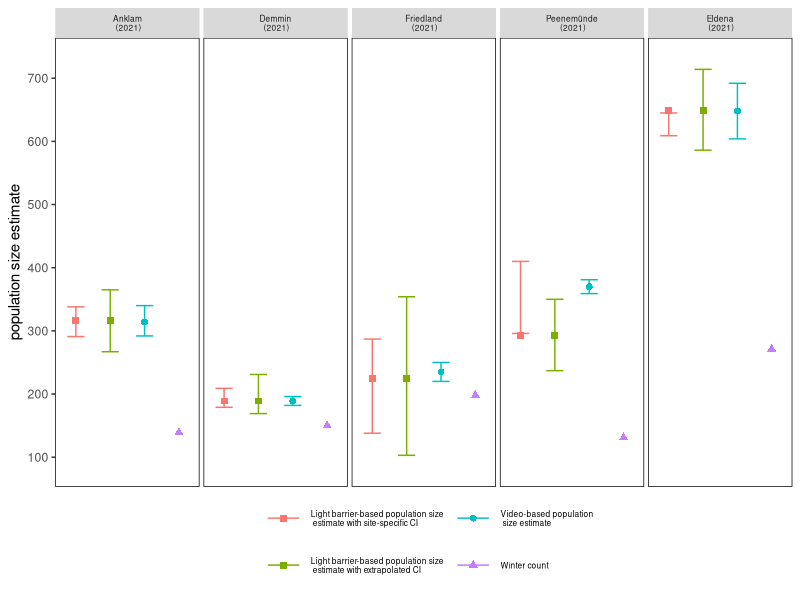
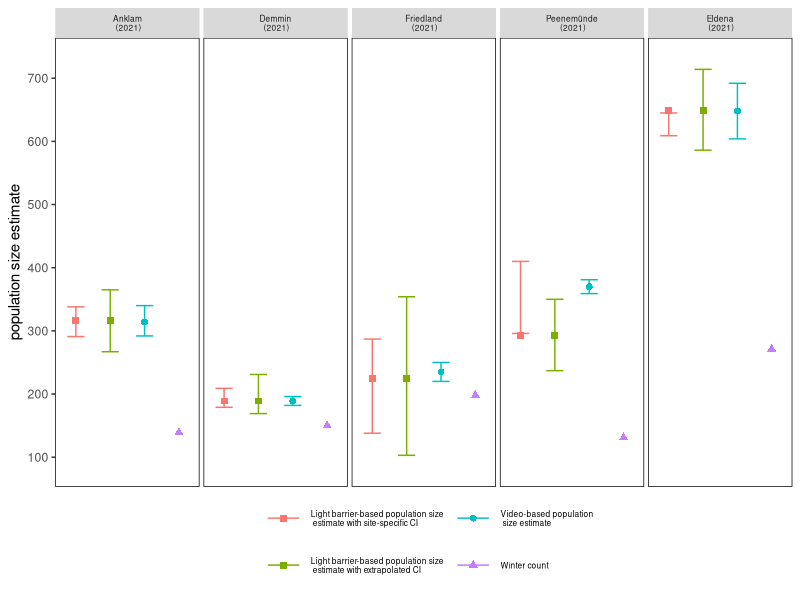

R code for these plots, in order:
## ---- chunk 1
knitr::opts_chunk$set(echo = TRUE)
library(tidyverse)
library(scales)
## ---- chunk 2
#winter count data
wc=read.csv("./data/winter_counts.csv")
head(wc)
#site names for the plot
sites=c(`Anklam`="Anklam\n (2021)",
        `Demmin`="Demmin\n (2021)", 
        `Friedland`="Friedland\n (2021)",
        `Peenemuende`="Peenemünde\n (2021)",
        `Eldena`="Eldena\n (2021)")
#breaks on y axis
breaks_y=c(100,150,200,300,400)

confidence_intervals=read.csv("./accuracy/output/site_specific_CI_IRsites.csv")
confidence_intervals$Site=as.character(confidence_intervals$Site)
confidence_intervals=confidence_intervals[1:5,]


vid=read.csv("./accuracy/output/video_CI_IRsites.csv")
vid$Site=as.character(vid$Site)
vid=subset(vid,vid$Site!="Eldena_L16")
vid$Site=c("Anklam","Peenemuende","Friedland","Demmin","Eldena")

confidence_intervals_adj=read.csv("./accuracy/output/extrapolated_CI_IRsites.csv")
confidence_intervals_adj$Site=as.character(confidence_intervals_adj$Site)
confidence_intervals_adj=confidence_intervals_adj[1:5,]

confidence_intervals$year=as.numeric(confidence_intervals$year)
wc$year=as.numeric(wc$year)
confidence_intervals_adj$year=as.numeric(confidence_intervals_adj$year)
vid$year=as.numeric(vid$year)

df=inner_join(confidence_intervals,wc, by=c("Site","year")) 

df1=inner_join(df,confidence_intervals_adj, by=c("Site","year")) 
df1$year=as.numeric(df1$year)
df2=inner_join(df1,vid, by=c("Site","year")) %>% 
  gather(type,value,-Site,-year) %>% 
  filter(type=="LB.x" | type=="LB.y"| type=="WC" | type=="VID")
df2

#ANK, PEN, FRD, DEM, ELD
#LB,WC,VID
df2$lcl=c(confidence_intervals$lcl,rep(NA,5),
          confidence_intervals_adj$lcl,vid$lcl)

df2$ucl=c(confidence_intervals$ucl,rep(NA,5),
          confidence_intervals_adj$ucl,vid$ucl)

df2$Site = factor(df$Site,
                  levels=c("Anklam","Demmin",
                           "Friedland","Peenemuende", "Eldena"))
df2$type[df2$type == "LB.x"] <- "LBsite"
df2$type[df2$type == "LB.y"] <- "LBext"

df2$type=as.factor(df2$type)

df2$type=factor(df2$type, levels=c("LBsite","LBext", "VID", "WC"))

df2$value=as.numeric(df2$value)
df2$lcl=as.numeric(df2$lcl)
df2$ucl=as.numeric(df2$ucl)
## ---- chunk 3
legendlabels=c(expression('Light barrier-based population size \n estimate with site-specific CI'),
               expression('Light barrier-based population size \n estimate with extrapolated CI'),
               expression("Video-based population \n size estimate"),
               "Winter count"
)

plot_sites=df2 %>%
  ggplot(aes(x=type, y=value))+
  labs(y="population size estimate",
       x="",
       shape=" ",
       color=" ")+
  geom_point(aes(shape = type,col=type), size = 2) +
  geom_errorbar(aes(x = type, ymin = lcl,
                    ymax = ucl, col=type),
                    width=.5, lwd=0.5,  
                show.legend = T)+
  facet_grid(cols = vars(Site),labeller = as_labeller(sites))+
  theme(legend.position = "bottom",
        legend.key.size=unit(1,"cm"),
        legend.text.align = 0,
        legend.text=element_text(size=6),
        legend.key = element_blank(),
        legend.box.spacing=unit(-0.5, "cm"),
        panel.grid.major = element_blank(),
        panel.grid.minor = element_blank(),
        panel.background = element_blank(),
        panel.spacing.x = unit(0.1, "cm"),
        axis.text.x = element_blank(),
        axis.ticks.x = element_blank(),
        strip.text.x = element_text(size = 6),
        panel.border = element_rect(fill=NA,color="black", size=0.5,
                                    linetype="solid"))+
  scale_y_continuous(breaks=seq(0,800,by=100), expand=c(0,50))+
  scale_colour_discrete(labels = legendlabels,
                        na.value = "grey50")+
  scale_shape_manual(values = c(15,15,16,17),
                     labels = legendlabels)+
  guides(colour=guide_legend(nrow=2), byrow=T)
plot_sites

ggsave(paste0("./accuracy/output/LB_VID_WC_all_IR_sites.png"),
       width = 10, height = 10, dpi = 800, units = "cm", device='png')

